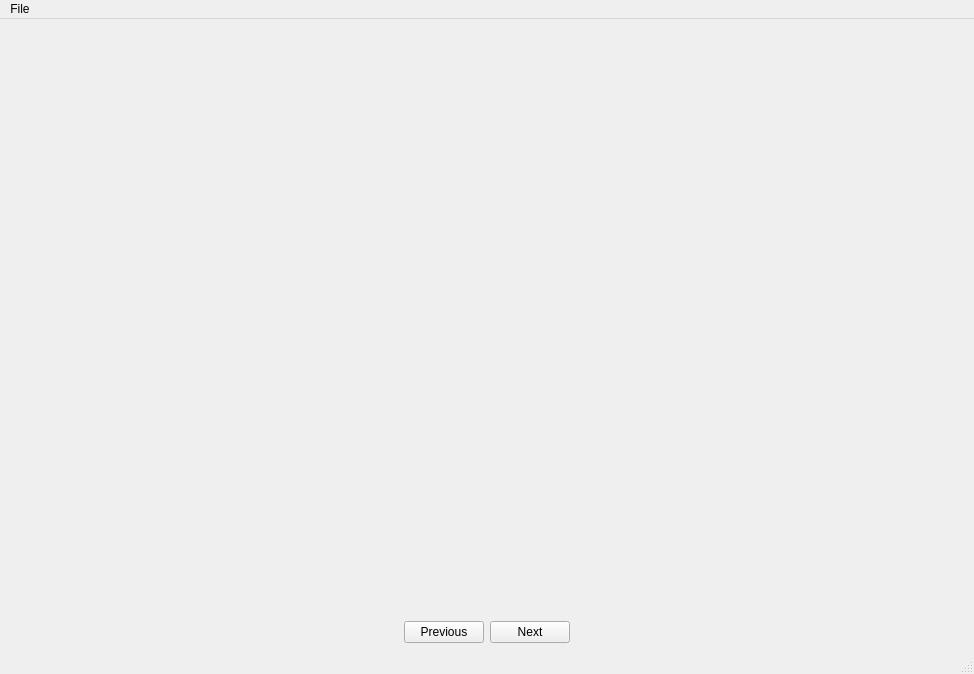
<?xml version="1.0" encoding="UTF-8"?>
<ui version="4.0">
 <class>MainWindow</class>
 <widget class="QMainWindow" name="MainWindow">
  <property name="geometry">
   <rect>
    <x>0</x>
    <y>0</y>
    <width>974</width>
    <height>674</height>
   </rect>
  </property>
  <property name="windowTitle">
   <string>Tutorial</string>
  </property>
  <widget class="QWidget" name="centralwidget">
   <layout class="QGridLayout" name="gridLayout">
    <item row="1" column="2">
     <widget class="QPushButton" name="next_button">
      <property name="text">
       <string>Next</string>
      </property>
     </widget>
    </item>
    <item row="0" column="1" colspan="2">
     <widget class="QLabel" name="Image">
      <property name="text">
       <string/>
      </property>
     </widget>
    </item>
    <item row="1" column="1">
     <widget class="QPushButton" name="previous_button">
      <property name="text">
       <string>Previous</string>
      </property>
     </widget>
    </item>
    <item row="0" column="0">
     <spacer name="horizontalSpacer">
      <property name="orientation">
       <enum>Qt::Horizontal</enum>
      </property>
      <property name="sizeHint" stdset="0">
       <size>
        <width>40</width>
        <height>20</height>
       </size>
      </property>
     </spacer>
    </item>
    <item row="0" column="3">
     <spacer name="horizontalSpacer_2">
      <property name="orientation">
       <enum>Qt::Horizontal</enum>
      </property>
      <property name="sizeHint" stdset="0">
       <size>
        <width>40</width>
        <height>20</height>
       </size>
      </property>
     </spacer>
    </item>
   </layout>
  </widget>
  <widget class="QMenuBar" name="menubar">
   <property name="geometry">
    <rect>
     <x>0</x>
     <y>0</y>
     <width>974</width>
     <height>21</height>
    </rect>
   </property>
   <widget class="QMenu" name="menuFile">
    <property name="title">
     <string>File</string>
    </property>
    <addaction name="actionExit"/>
   </widget>
   <addaction name="menuFile"/>
  </widget>
  <widget class="QStatusBar" name="statusbar"/>
  <action name="actionExit">
   <property name="text">
    <string>Exit</string>
   </property>
  </action>
 </widget>
 <resources/>
 <connections/>
</ui>
